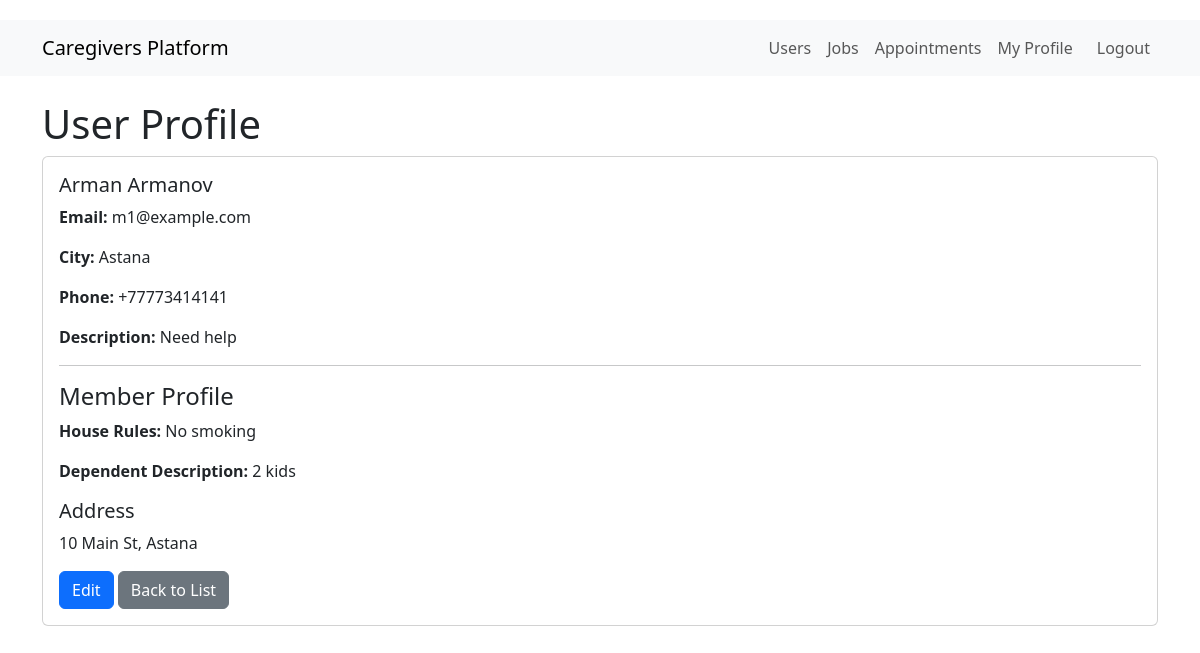
The page /users/6 (signed in) on the database its author committed.
### models.py (models this page shows)
class User(Base):
    __tablename__ = 'USER'
    user_id = Column(Integer, primary_key=True, autoincrement=True)
    email = Column(String(100), nullable=False, unique=True)
    given_name = Column(String(50), nullable=False)
    surname = Column(String(50), nullable=False)
    city = Column(String(50))
    phone_number = Column(String(20))
    profile_description = Column(Text)
    password = Column(String(100), nullable=False)
    caregiver_profile = relationship("Caregiver", back_populates="user", uselist=False, cascade="all, delete-orphan")
    member_profile = relationship("Member", back_populates="user", uselist=False, cascade="all, delete-orphan")

class Member(Base):
    __tablename__ = 'MEMBER'
    member_user_id = Column(Integer, ForeignKey('USER.user_id'), primary_key=True)
    house_rules = Column(Text)
    dependent_description = Column(Text)
    user = relationship("User", back_populates="member_profile")
    address = relationship("Address", back_populates="member", uselist=False, cascade="all, delete-orphan")
    jobs = relationship("Job", back_populates="member", cascade="all, delete-orphan")
    appointments = relationship("Appointment", back_populates="member", cascade="all, delete-orphan")

class Address(Base):
    __tablename__ = 'ADDRESS'
    member_user_id = Column(Integer, ForeignKey('MEMBER.member_user_id'), primary_key=True)
    house_number = Column(String(20))
    street = Column(String(100))
    town = Column(String(50))
    member = relationship("Member", back_populates="address")

### app.py (the view)
@app.route('/users/<int:id>')
@login_required
def view_profile(id):
    session = Session()
    user = session.query(User).options(
        joinedload(User.caregiver_profile),
        joinedload(User.member_profile).joinedload(Member.address)
    ).get(id)
    session.close()
    return render_template('profile.html', user=user)

### app.py (called while the page is built)
def login_required(f):
    @wraps(f)
    def decorated_function(*args, **kwargs):
        if 'user_id' not in flask_session:
            flash('Please login to access this page.', 'warning')
            return redirect(url_for('login'))
        return f(*args, **kwargs)
    return decorated_function

### templates/profile.html (shortened to what this page needs)
{% extends "layout.html" %}
{% block content %}
    <h1>User Profile</h1>
    <div class="card">
        <div class="card-body">
            <h5 class="card-title">{{ user.given_name }} {{ user.surname }}</h5>
            <p class="card-text"><strong>Email:</strong> {{ user.email }}</p>
            <p class="card-text"><strong>City:</strong> {{ user.city }}</p>
            <p class="card-text"><strong>Phone:</strong> {{ user.phone_number }}</p>
            <p class="card-text"><strong>Description:</strong> {{ user.profile_description }}</p>
            {% if user.member_profile %}
                <hr>
                <h4>Member Profile</h4>
                <p><strong>House Rules:</strong> {{ user.member_profile.house_rules }}</p>
                <p><strong>Dependent Description:</strong> {{ user.member_profile.dependent_description }}</p>
                {% if user.member_profile.address %}
                    <h5>Address</h5>
                    <p>{{ user.member_profile.address.house_number }} {{ user.member_profile.address.street }}, {{ user.member_profile.address.town }}</p>
                {% endif %}
            {% endif %}
            <a href="/users/edit/{{ user.user_id }}" class="btn btn-primary">Edit</a>
            <a href="/users" class="btn btn-secondary">Back to List</a>
        </div>
    </div>
{% endblock %}

### templates/layout.html (style rules this page uses)
body { padding-top: 20px; }

### rows shown on the page
User: given_name "Arman", surname "Armanov", email "m1@example.com", city "Astana", phone_number "+77773414141", profile_description "Need help"
Member: member_profile.house_rules "No smoking", member_profile.dependent_description "2 kids"
Address: member_profile.address.house_number "10", member_profile.address.street "Main St", member_profile.address.town "Astana"
